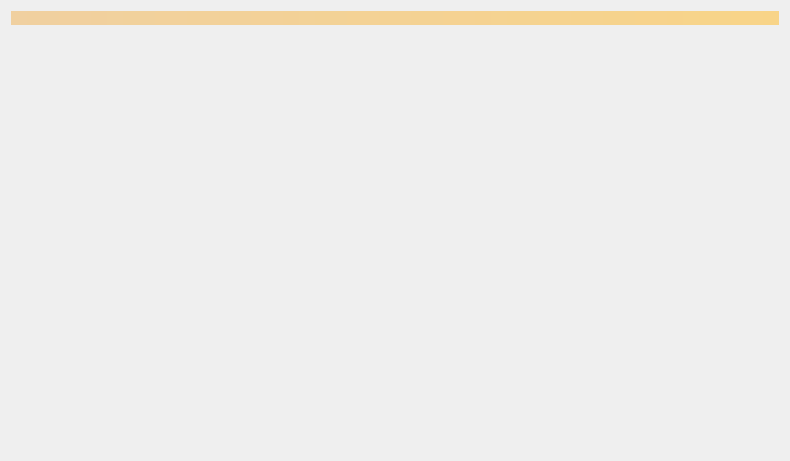
<?xml version="1.0" encoding="UTF-8"?>
<ui version="4.0">
 <class>MerchantListView</class>
 <widget class="QWidget" name="MerchantListView">
  <property name="geometry">
   <rect>
    <x>0</x>
    <y>0</y>
    <width>790</width>
    <height>461</height>
   </rect>
  </property>
  <property name="windowTitle">
   <string>Form</string>
  </property>
  <layout class="QVBoxLayout" name="topLayout">
   <item>
    <widget class="QLabel" name="labelAlerts">
     <property name="visible">
      <bool>false</bool>
     </property>
     <property name="styleSheet">
      <string notr="true">background-color: qlineargradient(x1: 0, y1: 0, x2: 1, y2: 0, stop:0 #F0D0A0, stop:1 #F8D488); color:#000000;</string>
     </property>
     <property name="wordWrap">
      <bool>true</bool>
     </property>
     <property name="margin">
      <number>3</number>
     </property>
    </widget>
   </item>
   <item>
    <layout class="QHBoxLayout" name="horizontalLayout" stretch="1,1">
     <item>
      <layout class="QVBoxLayout" name="verticalLayout_2">
       <item>
        <widget class="QLabel" name="label_Map">
         <property name="cursor">
          <cursorShape>PointingHandCursor</cursorShape>
         </property>
         <property name="toolTip">
          <string>Merchant Map for Feathercoin</string>
         </property>
         <property name="text">
          <string/>
         </property>
         <property name="pixmap">
          <pixmap resource="../feathercoin.qrc">:/images/merchant_map</pixmap>
         </property>
         <property name="alignment">
          <set>Qt::AlignLeading|Qt::AlignLeft|Qt::AlignVCenter</set>
         </property>
        </widget>
       </item>
       <item>
        <layout class="QHBoxLayout" name="horizontalLayout_6">
         <item>
          <widget class="QLabel" name="label_left_5">
           <property name="cursor">
            <cursorShape>PointingHandCursor</cursorShape>
           </property>
           <property name="toolTip">
            <string>a altcoin currency exchange</string>
           </property>
           <property name="text">
            <string/>
           </property>
           <property name="pixmap">
            <pixmap resource="../feathercoin.qrc">:/images/merchant_bit</pixmap>
           </property>
          </widget>
         </item>
         <item>
          <widget class="QLabel" name="label_left_6">
           <property name="text">
            <string/>
           </property>
          </widget>
         </item>
        </layout>
       </item>
       <item>
        <layout class="QHBoxLayout" name="horizontalLayout_2">
         <item>
          <widget class="QLabel" name="label_left_1">
           <property name="cursor">
            <cursorShape>PointingHandCursor</cursorShape>
           </property>
           <property name="toolTip">
            <string>the UK's leading Bitcoin gift and homeware store</string>
           </property>
           <property name="text">
            <string/>
           </property>
           <property name="pixmap">
            <pixmap resource="../feathercoin.qrc">:/images/merchant_bitcoinbazaar</pixmap>
           </property>
          </widget>
         </item>
         <item>
          <widget class="QLabel" name="label_left_2">
           <property name="cursor">
            <cursorShape>PointingHandCursor</cursorShape>
           </property>
           <property name="toolTip">
            <string>The easiest way to buy gift cards with cryptocurrencies</string>
           </property>
           <property name="styleSheet">
            <string notr="true">QLabel { color: red; }</string>
           </property>
           <property name="text">
            <string notr="true"/>
           </property>
           <property name="pixmap">
            <pixmap resource="../feathercoin.qrc">:/images/merchant_pockio</pixmap>
           </property>
           <property name="alignment">
            <set>Qt::AlignRight|Qt::AlignTrailing|Qt::AlignVCenter</set>
           </property>
          </widget>
         </item>
         <item>
          <spacer name="horizontalSpacer_3">
           <property name="orientation">
            <enum>Qt::Horizontal</enum>
           </property>
           <property name="sizeHint" stdset="0">
            <size>
             <width>40</width>
             <height>20</height>
            </size>
           </property>
          </spacer>
         </item>
        </layout>
       </item>
       <item>
        <layout class="QHBoxLayout" name="horizontalLayout_5">
         <item>
          <widget class="QLabel" name="label_left_3">
           <property name="cursor">
            <cursorShape>PointingHandCursor</cursorShape>
           </property>
           <property name="text">
            <string/>
           </property>
           <property name="pixmap">
            <pixmap resource="../feathercoin.qrc">:/images/merchant_bitbooks</pixmap>
           </property>
          </widget>
         </item>
         <item>
          <widget class="QLabel" name="label_left_4">
           <property name="cursor">
            <cursorShape>PointingHandCursor</cursorShape>
           </property>
           <property name="text">
            <string/>
           </property>
           <property name="pixmap">
            <pixmap resource="../feathercoin.qrc">:/images/merchant_coinverted</pixmap>
           </property>
          </widget>
         </item>
         <item>
          <spacer name="horizontalSpacer_2">
           <property name="orientation">
            <enum>Qt::Horizontal</enum>
           </property>
           <property name="sizeHint" stdset="0">
            <size>
             <width>40</width>
             <height>20</height>
            </size>
           </property>
          </spacer>
         </item>
        </layout>
       </item>
       <item>
        <spacer name="verticalSpacer">
         <property name="orientation">
          <enum>Qt::Vertical</enum>
         </property>
         <property name="sizeHint" stdset="0">
          <size>
           <width>20</width>
           <height>40</height>
          </size>
         </property>
        </spacer>
       </item>
      </layout>
     </item>
     <item>
      <layout class="QVBoxLayout" name="verticalLayout_3">
       <item>
        <layout class="QHBoxLayout" name="horizontalLayout_3">
         <item>
          <widget class="QLabel" name="label_right_1">
           <property name="cursor">
            <cursorShape>PointingHandCursor</cursorShape>
           </property>
           <property name="toolTip">
            <string>a Hong Kong based online currency exchange</string>
           </property>
           <property name="text">
            <string/>
           </property>
           <property name="pixmap">
            <pixmap resource="../feathercoin.qrc">:/images/merchant_ct</pixmap>
           </property>
          </widget>
         </item>
         <item>
          <widget class="QLabel" name="label_right_2">
           <property name="cursor">
            <cursorShape>PointingHandCursor</cursorShape>
           </property>
           <property name="toolTip">
            <string>BTC-E !</string>
           </property>
           <property name="text">
            <string/>
           </property>
           <property name="pixmap">
            <pixmap resource="../feathercoin.qrc">:/images/merchant_e</pixmap>
           </property>
          </widget>
         </item>
         <item>
          <spacer name="horizontalSpacer">
           <property name="orientation">
            <enum>Qt::Horizontal</enum>
           </property>
           <property name="sizeHint" stdset="0">
            <size>
             <width>40</width>
             <height>20</height>
            </size>
           </property>
          </spacer>
         </item>
        </layout>
       </item>
       <item>
        <layout class="QHBoxLayout" name="horizontalLayout_31">
         <item>
          <widget class="QLabel" name="label_right_3">
           <property name="cursor">
            <cursorShape>PointingHandCursor</cursorShape>
           </property>
           <property name="toolTip">
            <string>a altcoin currency exchange</string>
           </property>
           <property name="text">
            <string/>
           </property>
           <property name="pixmap">
            <pixmap resource="../feathercoin.qrc">:/images/merchant_c</pixmap>
           </property>
          </widget>
         </item>
         <item>
          <widget class="QLabel" name="label_right_4">
           <property name="cursor">
            <cursorShape>PointingHandCursor</cursorShape>
           </property>
           <property name="text">
            <string/>
           </property>
           <property name="pixmap">
            <pixmap resource="../feathercoin.qrc">:/images/merchant_cm</pixmap>
           </property>
          </widget>
         </item>
         <item>
          <spacer name="horizontalSpacer">
           <property name="orientation">
            <enum>Qt::Horizontal</enum>
           </property>
           <property name="sizeHint" stdset="0">
            <size>
             <width>40</width>
             <height>20</height>
            </size>
           </property>
          </spacer>
         </item>
        </layout>
       </item>
       <item>
        <layout class="QHBoxLayout" name="horizontalLayout_32">
         <item>
          <widget class="QLabel" name="label_right_5">
           <property name="cursor">
            <cursorShape>PointingHandCursor</cursorShape>
           </property>
           <property name="toolTip">
            <string>a China currency exchange</string>
           </property>
           <property name="text">
            <string/>
           </property>
           <property name="pixmap">
            <pixmap resource="../feathercoin.qrc">:/images/merchant_bter</pixmap>
           </property>
          </widget>
         </item>
         <item>
          <widget class="QLabel" name="label_right_6">
           <property name="cursor">
            <cursorShape>PointingHandCursor</cursorShape>
           </property>
           <property name="toolTip">
            <string>the worlds fastest and purely atomic exchange</string>
           </property>
           <property name="text">
            <string/>
           </property>
           <property name="pixmap">
            <pixmap resource="../feathercoin.qrc">:/images/merchant_mc</pixmap>
           </property>
          </widget>
         </item>
         <item>
          <spacer name="horizontalSpacer">
           <property name="orientation">
            <enum>Qt::Horizontal</enum>
           </property>
           <property name="sizeHint" stdset="0">
            <size>
             <width>40</width>
             <height>20</height>
            </size>
           </property>
          </spacer>
         </item>
        </layout>
       </item>
       <item>
        <layout class="QHBoxLayout" name="horizontalLayout_4">
         <item>
          <widget class="QLabel" name="label_right_7">
           <property name="cursor">
            <cursorShape>PointingHandCursor</cursorShape>
           </property>
           <property name="text">
            <string/>
           </property>
           <property name="pixmap">
            <pixmap resource="../feathercoin.qrc">:/images/merchant_shapeshift</pixmap>
           </property>
          </widget>
         </item>
        </layout>
       </item>
       <item>
        <spacer name="verticalSpacer_2">
         <property name="orientation">
          <enum>Qt::Vertical</enum>
         </property>
         <property name="sizeHint" stdset="0">
          <size>
           <width>20</width>
           <height>40</height>
          </size>
         </property>
        </spacer>
       </item>
      </layout>
     </item>
    </layout>
   </item>
  </layout>
 </widget>
 <resources>
  <include location="../feathercoin.qrc"/>
 </resources>
 <connections/>
</ui>
